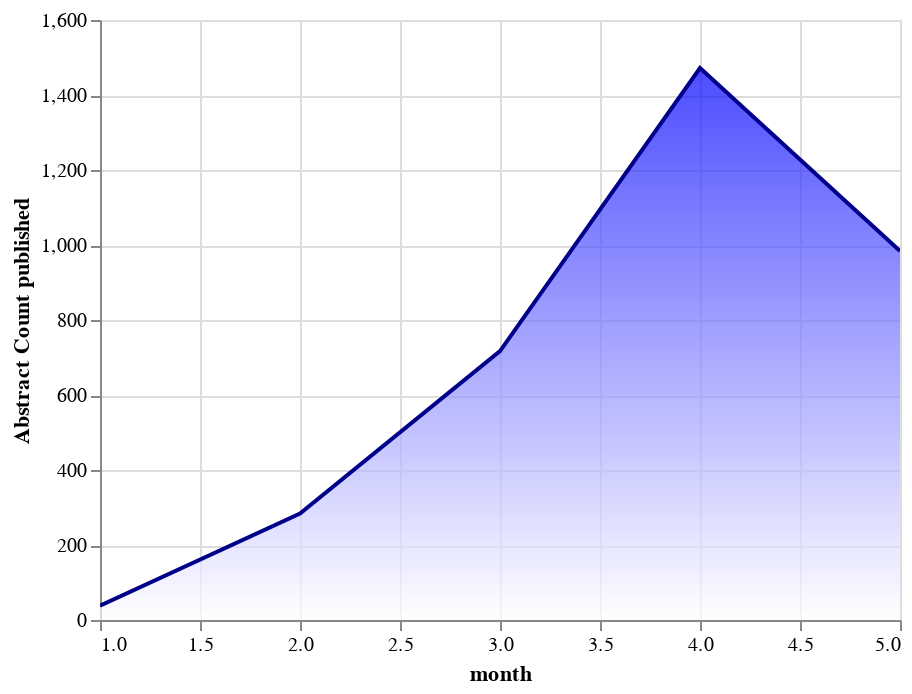

The notebook cell saved with this chart:
### Markdown cell above
<h4> we can see above that after a certain day (about 137th day of the year) which is 16th May 2020</h4>
<p><h4>Below we are going to plot the number of abstracts(research papers) published in the given months of 2020, we first filter out only months of 2020</h4></p>

### Code cell
alt.Chart(df[df["year"]==2020].groupby(["month"]).count().reset_index()).mark_area(
    line={'color':'darkblue'},
    color=alt.Gradient(
        gradient='linear',
        stops=[alt.GradientStop(color='white', offset=0),
               alt.GradientStop(color='blue', offset=1)],
        x1=1,
        x2=1,
        y1=1,
        y2=0

    )
).encode(
    alt.X('month'),
    alt.Y('Abstract',title="Abstract Count published"),
    tooltip=["month","Abstract"]
).interactive()

### Figure 1 — Vega-Lite specification as saved in the notebook (floating-point values rounded to 4 significant figures)
{"config": {"view": {"continuousWidth": 400, "continuousHeight": 300}}, "data": {"name": "data-24d5fb4a053b9770d737787d7a7cd045"}, "mark": {"type": "area", "color": {"gradient": "linear", "stops": [{"color": "white", "offset": 0}, {"color": "blue", "offset": 1}], "x1": 1, "x2": 1, "y1": 1, "y2": 0}, "line": {"color": "darkblue"}}, "encoding": {"tooltip": [{"type": "quantitative", "field": "month"}, {"type": "quantitative", "field": "Abstract"}], "x": {"type": "quantitative", "field": "month"}, "y": {"type": "quantitative", "field": "Abstract", "title": "Abstract Count published"}}, "selection": {"selector014": {"type": "interval", "bind": "scales", "encodings": ["x", "y"]}}, "$schema": "https://vega.github.io/schema/vega-lite/v4.8.1.json", "datasets": {"data-24d5fb4a053b9770d737787d7a7cd045": [{"month": 1, "Title of preprint": 38, "Abstract": 38, "Number of Authors": 38, "Authors": 38, "Author(s) Institutions": 38, "Uploaded Site": 38, "day": 38, "year": 38, "day_in_year": 38}, {"month": 2, "Title of preprint": 284, "Abstract": 284, "Number of Authors": 284, "Authors": 284, "Author(s) Institutions": 284, "Uploaded Site": 284, "day": 284, "year": 284, "day_in_year": 284}, {"month": 3, "Title of preprint": 717, "Abstract": 717, "Number of Authors": 717, "Authors": 717, "Author(s) Institutions": 717, "Uploaded Site": 717, "day": 717, "year": 717, "day_in_year": 717}, {"month": 4, "Title of preprint": 1472, "Abstract": 1472, "Number of Authors": 1472, "Authors": 1472, "Author(s) Institutions": 1472, "Uploaded Site": 1472, "day": 1472, "year": 1472, "day_in_year": 1472}, {"month": 5, "Title of preprint": 984, "Abstract": 984, "Number of Authors": 984, "Authors": 984, "Author(s) Institutions": 984, "Uploaded Site": 984, "day": 984, "year": 984, "day_in_year": 984}]}}
